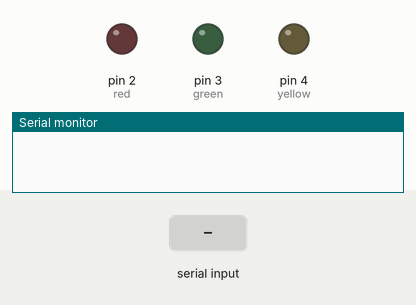
This sketch was run on a simulated Arduino Uno, built with avr-gcc and run on an emulated ATmega328P. On the bench: output pins drawn as LEDs (lit = HIGH), the last lines printed to the serial monitor. The inputs (shaded band) are chosen by the test bench.

Above: at 1.2 s.
1.3 s: "R" received over Serial
At 2.3 s:
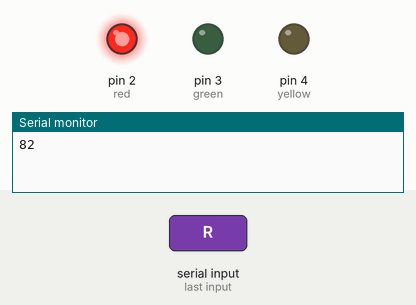
2.8 s: "G" received over Serial
At 3.4 s:
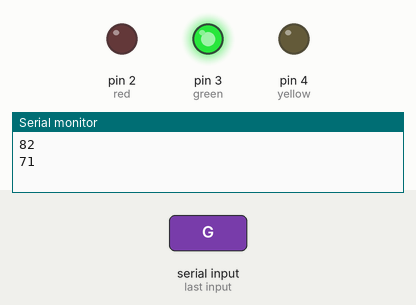
4.3 s: "Y" received over Serial
At 5.5 s:
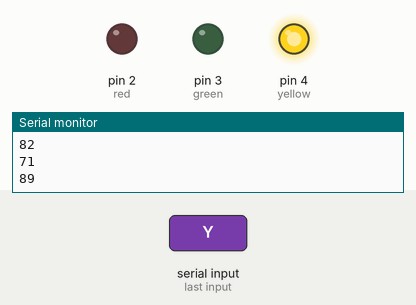
5.8 s: "S" received over Serial
At 6.9 s:
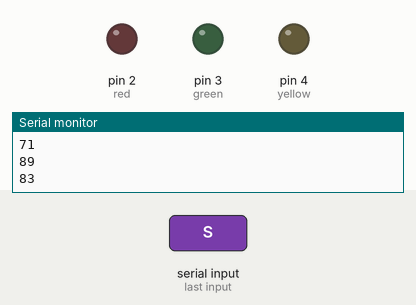
Timing chart, 0 to 8.3 s (numbered marks = the images above; inputs shaded):
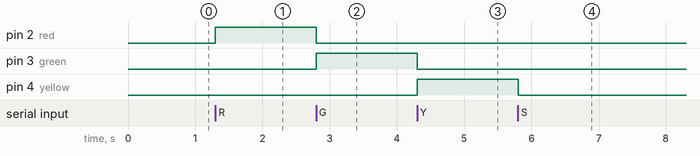

Measured:
- after the input at 1.3 s, pin 2 (red): LOW → HIGH at once
- after the input at 2.8 s, pin 2 (red): HIGH → LOW at once; pin 3 (green): LOW → HIGH at once
- after the input at 4.3 s, pin 3 (green): HIGH → LOW at once; pin 4 (yellow): LOW → HIGH at once
- after the input at 5.8 s, pin 4 (yellow): HIGH → LOW at once

The sketch:

HC05_LED.ino
```cpp
int red = 2;
int green= 3;
int yellow =4;
int data;

void setup()
{
  Serial.begin(9600);
  pinMode(red, OUTPUT);
  pinMode(green, OUTPUT);
  pinMode(yellow, OUTPUT);
}

void loop()
{
  while(Serial.available() > 0)
  {
    data = Serial.read();
    Serial.println(data);

    if(data == 'R')
    {
      digitalWrite (red, HIGH);
      digitalWrite(green, 0);
      digitalWrite(yellow, 0);
    }
    if(data == 'G')
    {
      digitalWrite(green, 1);
      digitalWrite (red, LOW);
      digitalWrite(yellow, 0);

    }
    if(data == 'Y')
    {
      digitalWrite(green, 0);
      digitalWrite (red, LOW);
      digitalWrite(yellow, 1);

    }
    if(data == 'S')
    {
      digitalWrite(green, 0);
      digitalWrite (red, LOW);
      digitalWrite(yellow, 0);

    }


  }
}
```
